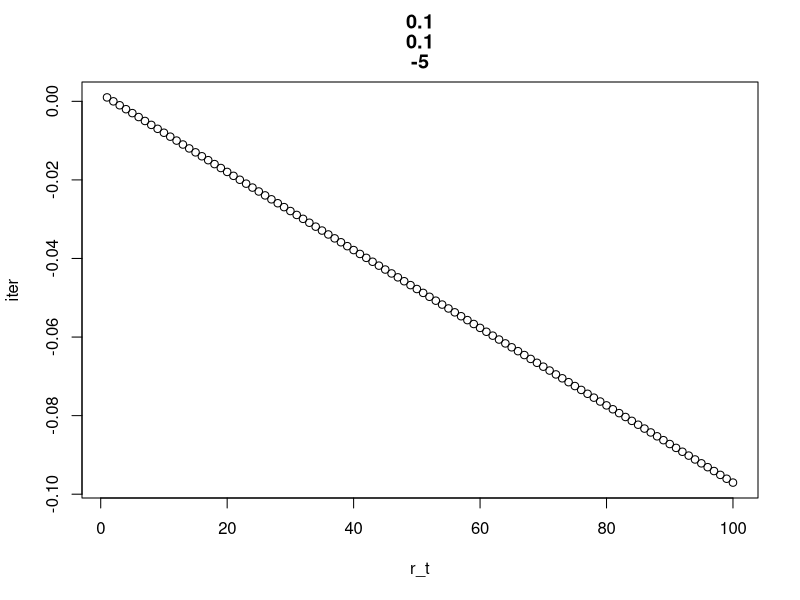
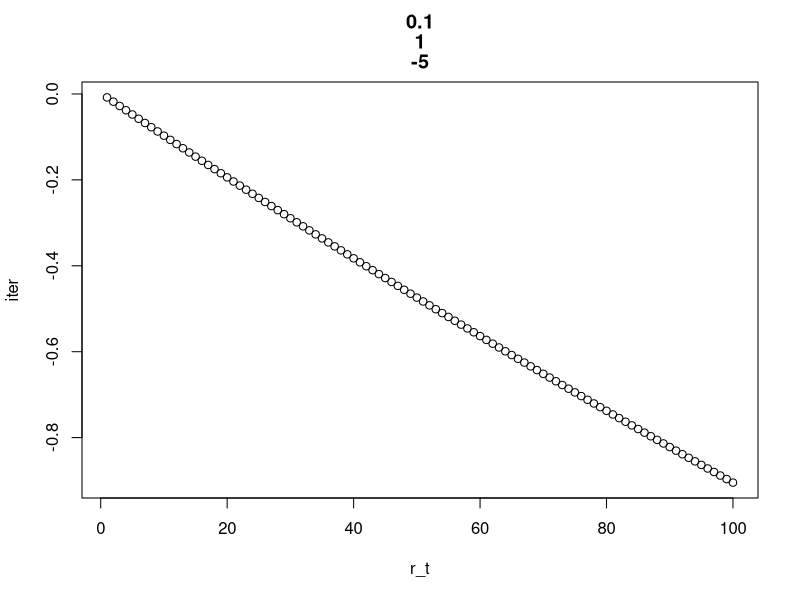
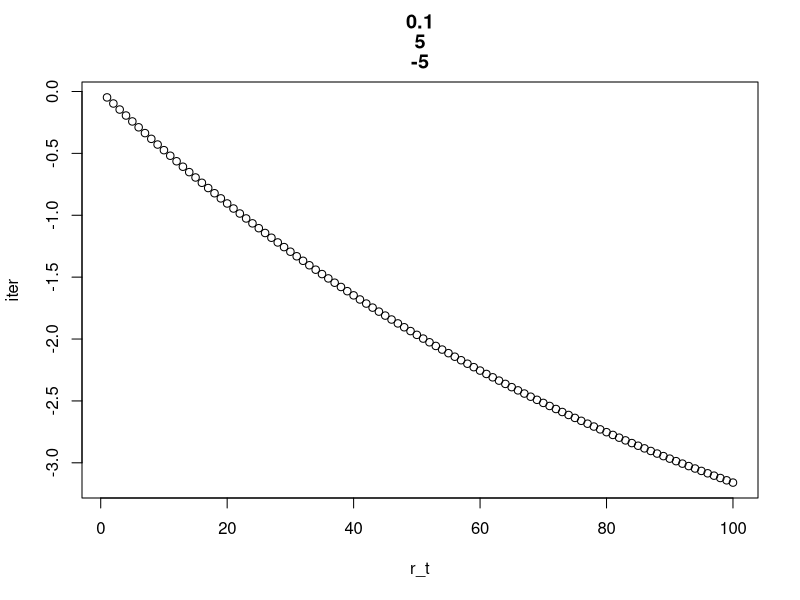
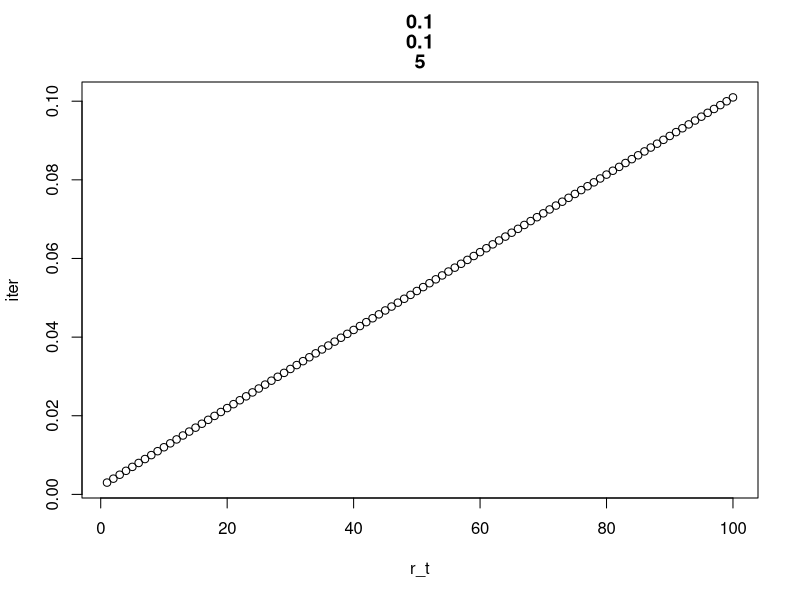
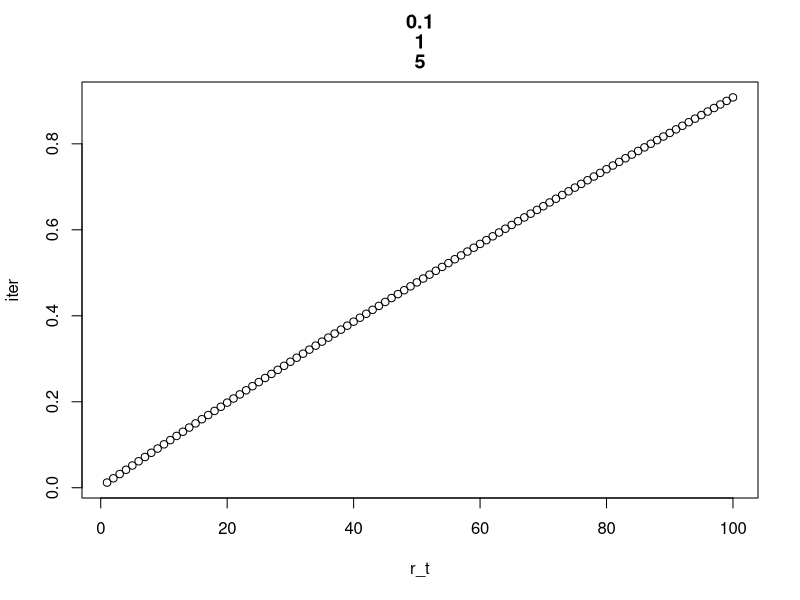
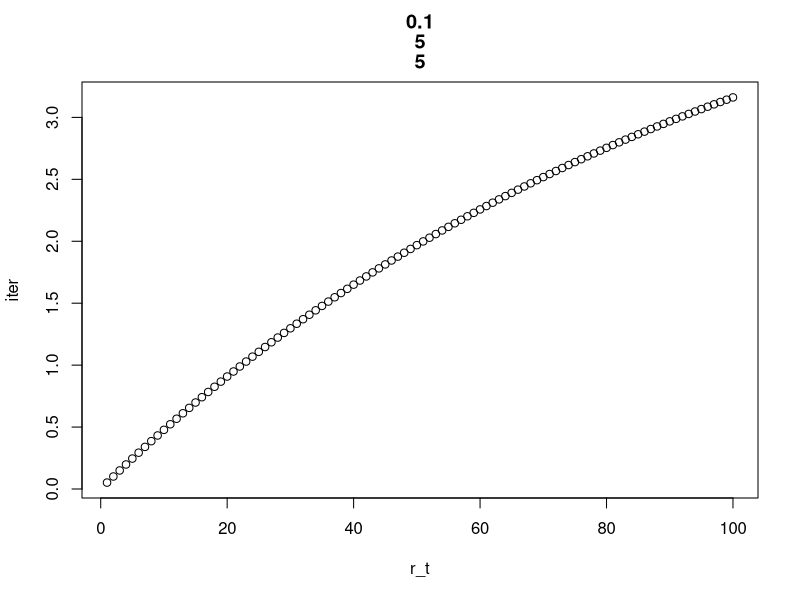
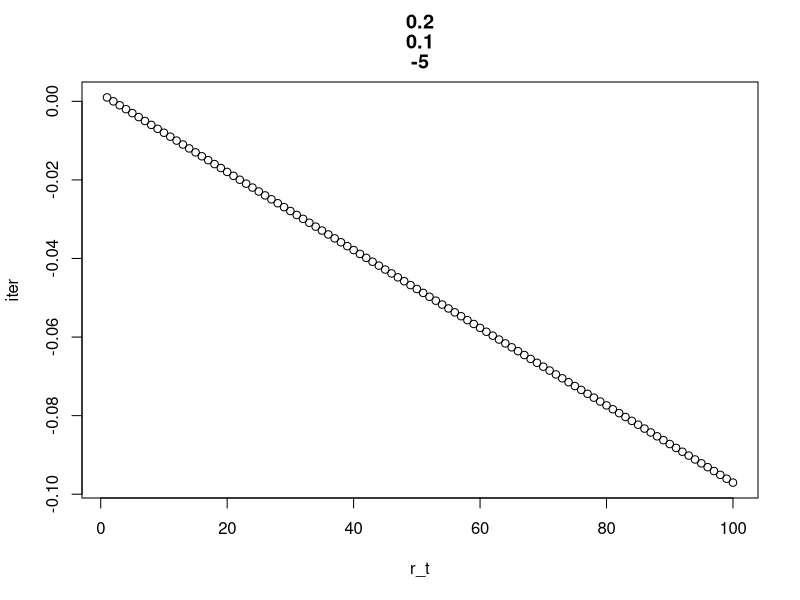
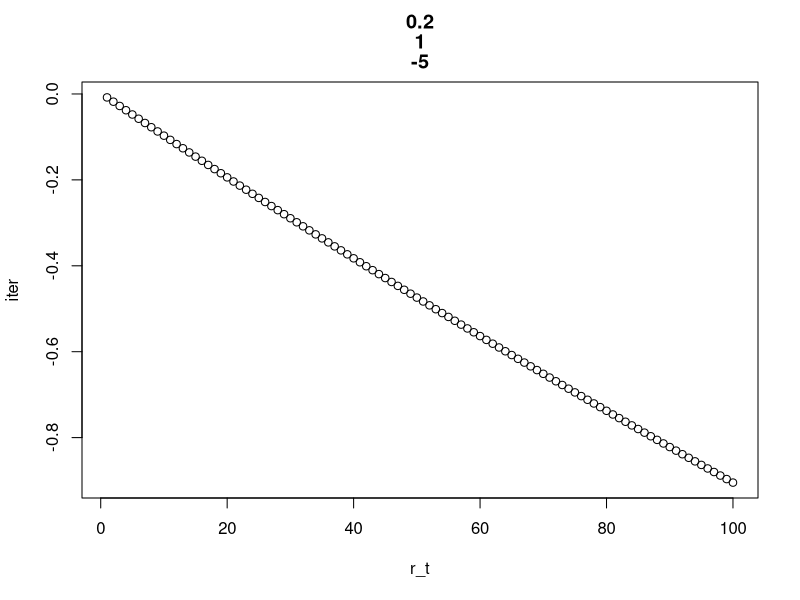

Generate these figures, in order, with R:
## ---- chunk 1
OU <- function(T=500, n, sigma, alpha, b, r0, delta=1/500){
collect <- rep(0,n)

  for(i in seq(1:n)){
    rt <- r0 * exp(-alpha * delta) + b * (1 - exp(-alpha * delta)) + 
      sigma / sqrt(2 * alpha) * sqrt(1 - exp(-2 * alpha * delta)) * 
      dnorm(n,0,1)
    collect[i] <- rt
    r0 <- rt
  }
  z = seq(1:n)
  plot(z, collect, xlab= "r_t", ylab="iter", main=c(sigma,alpha,b))
}
  
n=100
OU(500, n, 0.1, 0.1, -5, 1/500)
OU(500, n, 0.1, 1, -5, 1/500)
OU(500, n, 0.1, 5, -5, 1/500)
OU(500, n, 0.1, 0.1, 5, 1/500)
OU(500, n, 0.1, 1, 5, 1/500)
OU(500, n, 0.1, 5, 5, 1/500)

OU(500, n, 0.2, 0.1, -5, 1/500)
OU(500, n, 0.2, 1, -5, 1/500)
OU(500, n, 0.2, 5, -5, 1/500)
OU(500, n, 0.2, 0.1, 5, 1/500)
OU(500, n, 0.2, 1, 5, 1/500)
OU(500, n, 0.2, 5, 5, 1/500)

OU(500, n, 0.5, 0.1, -5, 1/500)
OU(500, n, 0.5, 1, -5, 1/500)
OU(500, n, 0.5, 5, -5, 1/500)
OU(500, n, 0.5, 0.1, 5, 1/500)
OU(500, n, 0.5, 1, 5, 1/500)
OU(500, n, 0.5, 5, 5, 1/500)

## ---- chunk 2
set.seed(123)
Euler <- function(T,n,alpha,b,sigma,r0,delta){
  dw  <- rnorm(n, 0, sqrt(T/n))
  dt  <- T/n
  r <- c(r0)
  for (i in 2:(n+1)) {
    r[i]  <-  r[i-1] + alpha*(b-r[i-1])*dt*delta + sigma*dw[i-1]
  }
  return(r);
}

delta = 1
n = 1000
sigma = 0.5

out1 <- Euler(T=500, n=1000, alpha=1, b=5, sigma = 0.2, r0=1/500, delta)
nrv <- rnorm(n, out1[n], (sigma*delta)^2)
plot(density(nrv))
lines(density(out1), col = "red")

delta = 0.5
out2 <- Euler(T=500, n=1000, alpha=1, b=5, sigma = 0.2, r0=1/500, delta)
nrv <- rnorm(n, out2[n], (sigma*delta)^2)
plot(density(nrv))
lines(density(out2), col = "red")

delta = 0.1
out3 <- Euler(T=500, n=1000, alpha=1, b=5, sigma = 0.2, r0=1/500, delta)
nrv <- rnorm(n, out3[n], (sigma*delta)^2)
plot(density(nrv))
lines(density(out3), col = "red")

delta = 0.01
out4 <- Euler(T=500, n=1000, alpha=1, b=5, sigma = 0.2, r0=1/500, delta)
nrv <- rnorm(n, out4[n], (sigma*delta)^2)
plot(density(nrv))
lines(density(out4), col = "red")

